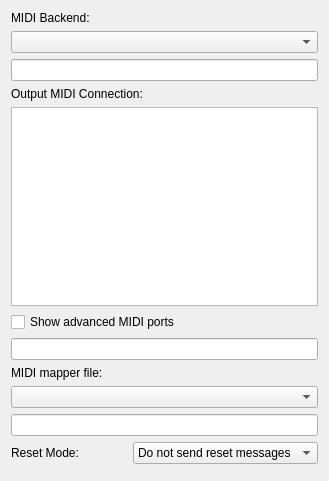
<?xml version="1.0" encoding="UTF-8"?>
<ui version="4.0">
 <class>prefs_midi</class>
 <widget class="QWidget" name="prefs_midi">
  <property name="geometry">
   <rect>
    <x>0</x>
    <y>0</y>
    <width>329</width>
    <height>481</height>
   </rect>
  </property>
  <layout class="QGridLayout" name="gridLayout">
   <item row="0" column="0" colspan="2">
    <widget class="QLabel" name="label_backend">
     <property name="text">
      <string>MIDI Backend:</string>
     </property>
    </widget>
   </item>
   <item row="1" column="0" colspan="2">
    <widget class="KComboBox" name="backendsCombo"/>
   </item>
   <item row="2" column="0" colspan="2">
    <widget class="KLineEdit" name="kcfg_midi_backend"/>
   </item>
   <item row="3" column="0" colspan="2">
    <widget class="QLabel" name="label_connection">
     <property name="text">
      <string>Output MIDI Connection:</string>
     </property>
    </widget>
   </item>
   <item row="4" column="0" colspan="2">
    <widget class="KListWidget" name="connList"/>
   </item>
   <item row="5" column="0" colspan="2">
    <widget class="QCheckBox" name="kcfg_advanced_ports">
     <property name="text">
      <string>Show advanced MIDI ports</string>
     </property>
    </widget>
   </item>
   <item row="6" column="0" colspan="2">
    <widget class="KLineEdit" name="kcfg_output_connection"/>
   </item>
   <item row="7" column="0" colspan="2">
    <widget class="QLabel" name="label_mapper">
     <property name="text">
      <string>MIDI mapper file:</string>
     </property>
    </widget>
   </item>
   <item row="8" column="0" colspan="2">
    <widget class="KComboBox" name="mapsCombo"/>
   </item>
   <item row="9" column="0" colspan="2">
    <widget class="KLineEdit" name="kcfg_midi_mapper"/>
   </item>
   <item row="10" column="0">
    <widget class="QLabel" name="label_resetmode">
     <property name="text">
      <string>Reset Mode:</string>
     </property>
    </widget>
   </item>
   <item row="10" column="1">
    <widget class="KComboBox" name="kcfg_reset_mode">
     <item>
      <property name="text">
       <string>Do not send reset messages</string>
      </property>
     </item>
     <item>
      <property name="text">
       <string>General MIDI</string>
      </property>
     </item>
     <item>
      <property name="text">
       <string>Roland GS</string>
      </property>
     </item>
     <item>
      <property name="text">
       <string>Yamaha XG</string>
      </property>
     </item>
     <item>
      <property name="text">
       <string>System Exclusive File</string>
      </property>
     </item>
    </widget>
   </item>
   <item row="11" column="0" colspan="2">
    <widget class="KUrlRequester" name="kcfg_sysex_file">
     <property name="enabled">
      <bool>false</bool>
     </property>
     <property name="filter">
      <string>*.syx|System Exclusive Files (*.syx)</string>
     </property>
    </widget>
   </item>
  </layout>
 </widget>
 <customwidgets>
  <customwidget>
   <class>KComboBox</class>
   <extends>QComboBox</extends>
   <header>kcombobox.h</header>
  </customwidget>
  <customwidget>
   <class>KLineEdit</class>
   <extends>QLineEdit</extends>
   <header>klineedit.h</header>
  </customwidget>
  <customwidget>
   <class>KListWidget</class>
   <extends>QListWidget</extends>
   <header>klistwidget.h</header>
  </customwidget>
  <customwidget>
   <class>KUrlRequester</class>
   <extends>QFrame</extends>
   <header>kurlrequester.h</header>
  </customwidget>
 </customwidgets>
 <resources/>
 <connections>
  <connection>
   <sender>connList</sender>
   <signal>currentTextChanged(QString)</signal>
   <receiver>kcfg_output_connection</receiver>
   <slot>setText(QString)</slot>
   <hints>
    <hint type="sourcelabel">
     <x>104</x>
     <y>181</y>
    </hint>
    <hint type="destinationlabel">
     <x>121</x>
     <y>324</y>
    </hint>
   </hints>
  </connection>
  <connection>
   <sender>mapsCombo</sender>
   <signal>activated(QString)</signal>
   <receiver>kcfg_midi_mapper</receiver>
   <slot>setText(QString)</slot>
   <hints>
    <hint type="sourcelabel">
     <x>240</x>
     <y>381</y>
    </hint>
    <hint type="destinationlabel">
     <x>244</x>
     <y>411</y>
    </hint>
   </hints>
  </connection>
 </connections>
</ui>
